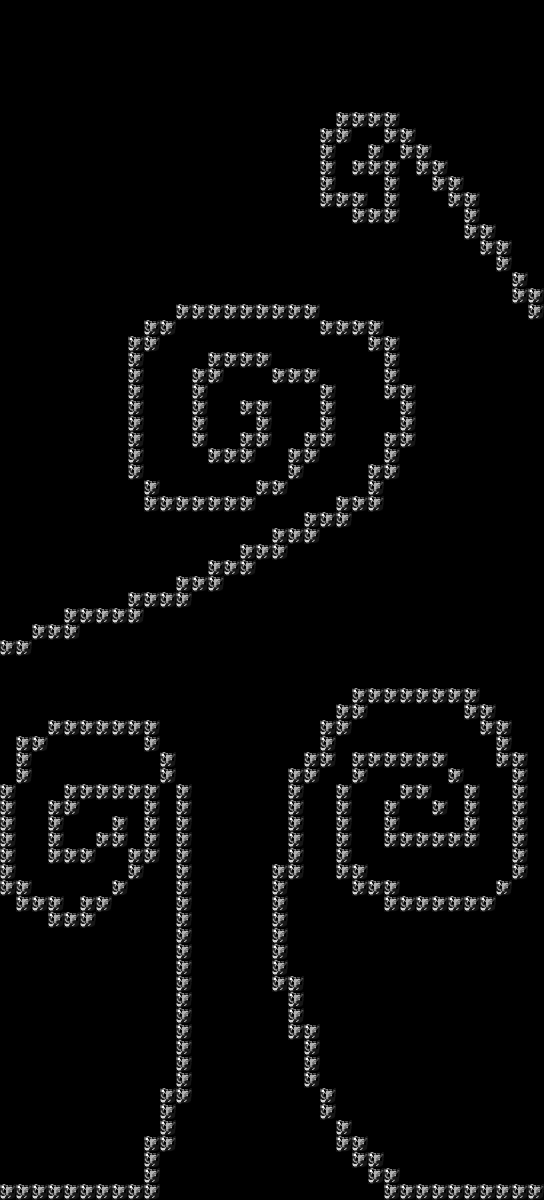

Tiled map render using the project's own tile images. Description and the map definition, with tile-layer contents summarised, below:
An orthogonal 34x75 tile map with 16x16 px tiles, 1 tile layer (solid).

<map version="1.0" orientation="orthogonal" width="34" height="75" tilewidth="16" tileheight="16">
 <tileset firstgid="1" name="wallnew" tilewidth="16" tileheight="16">
  <image source="../wallnew.png" trans="000000" width="32" height="16" />
 </tileset>
 <layer name="solid" width="34" height="75">
  <data>[2550 cells, 353 non-empty, 1 distinct tile ids]</data>
 </layer>
</map>
